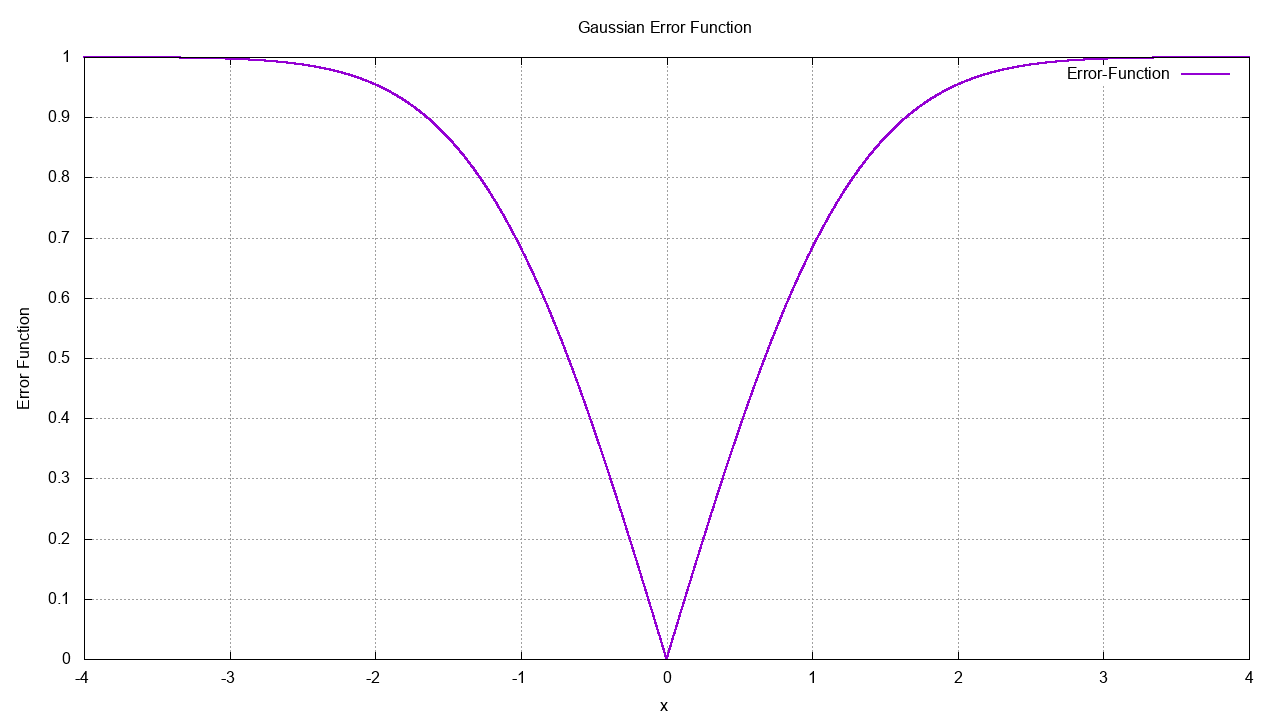

Source code (gnuplot):
set xlabel "x"
set ylabel "Error Function"
set title "Gaussian Error Function"

set grid

set terminal png size 1280,720
set output "Integration8.png"
plot "Integration8.dat" u 1:(column("Error-Function")) w l lw 2

set terminal wxt background '#00222222'
plot "Integration8.dat" u 1:(column("Error-Function")) w l lw 2
